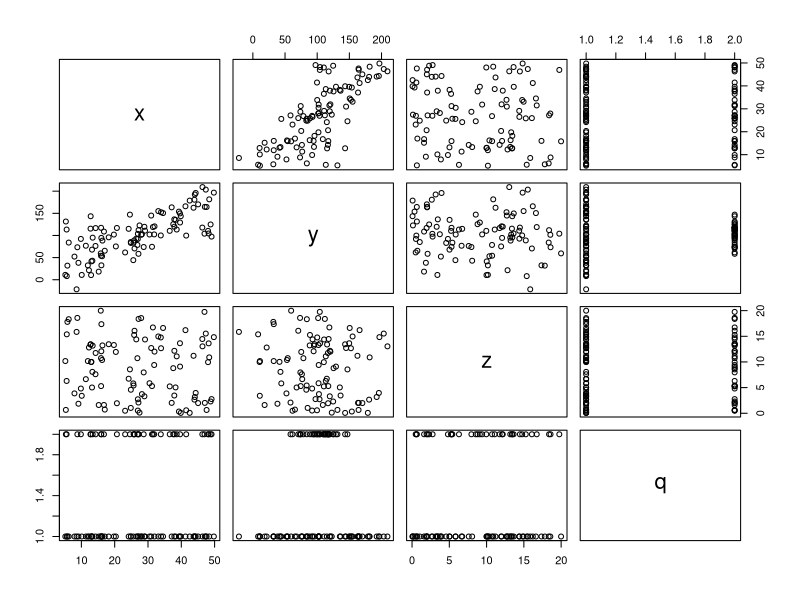
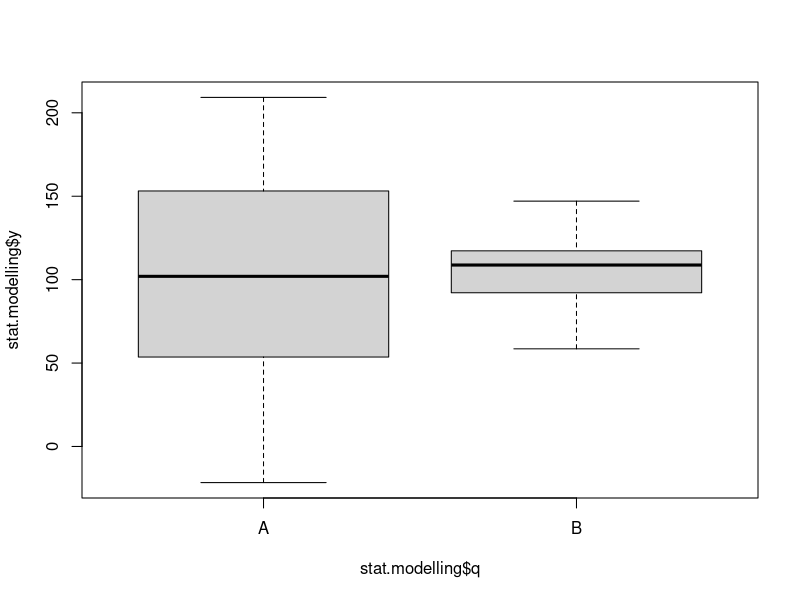
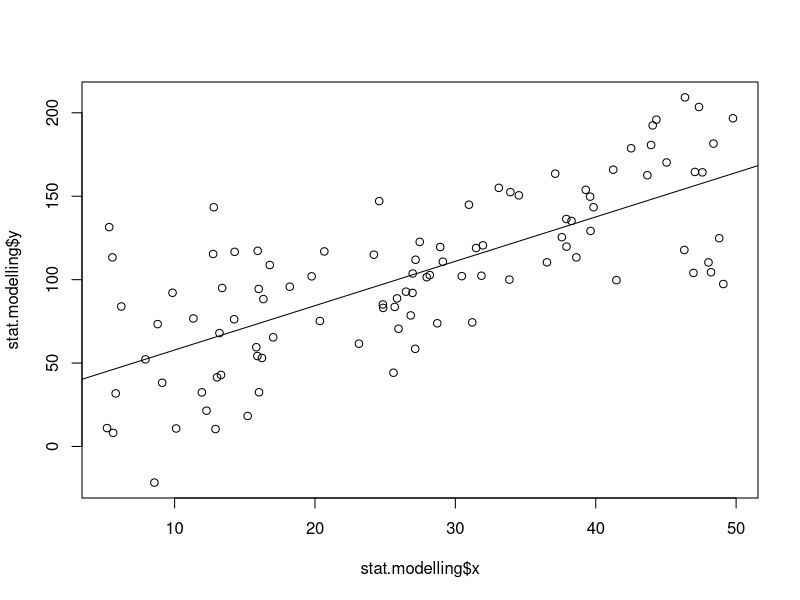

Generate these figures, in order, with R:
## ---- chunk 1
stat.modelling <- read.table("stat_modelling.csv", sep = ",", head = T)
## ---- chunk 2
class(stat.modelling)
str(stat.modelling)
## ---- chunk 3
plot(stat.modelling)
## ---- chunk 4
boxplot(stat.modelling$y ~ stat.modelling$q)
## ---- chunk 5
# note that we need some indexing to select factors A and B because var.test uses two vectors:
y.A <- stat.modelling$y[stat.modelling$q=="A"]
y.B <- stat.modelling$y[stat.modelling$q=="B"]
var.test(y.A, y.B)
## ---- chunk 6
t.test(y.A, y.B, equal.var = F)
## ---- chunk 7
model.ab <- lm(stat.modelling$y ~ stat.modelling$q)
anova(model.ab)
## ---- chunk 8
model.xy <- lm(stat.modelling$y ~ stat.modelling$x)
## ---- chunk 9
summary(model.xy)
## ---- chunk 10
plot(stat.modelling$x, stat.modelling$y)
abline(model.xy)
